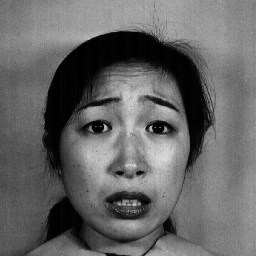
#> input picture 06Lab/JAFFE-[70,30]/train/Fear/KA.FE1.45.tiff, 256 x 256 px, found by its file name; its folder holds only this picture in this run
$ jupyter execute --allow-errors Assignment_02_FER.ipynb
#> lines starting #> are read from the running program, lines starting #| are printed output that depends on the picture
# Facial Expression Recognition using DeepLearning

## Imports

[cell 1]
import cv2
import numpy as np
import torch
import torch.nn as nn
import torchvision.transforms as transforms
from torchvision import models
from torch.utils.data import DataLoader
from torchvision.datasets import ImageFolder
import matplotlib.pyplot as plt
from sklearn.metrics import confusion_matrix, ConfusionMatrixDisplay, classification_report
from tensorflow import keras
from tensorflow.keras.models import Model
from tensorflow.keras.layers import Dense, Flatten, Dropout
from tensorflow.keras.preprocessing.image import ImageDataGenerator
from tensorflow.keras.applications import VGG16
import os
from tqdm import tqdm

[cell 2]
face_cascade = cv2.CascadeClassifier('../Data/haarcascade_frontalface_default.xml')

[cell 3]
# Define dataset paths
train_dir = '../Data/FER-2013/train'
test_dir = '../Data/FER-2013/test'
train_dir_cropped = '../Data/FER-2013-Cropped/train'
test_dir_cropped = '../Data/FER-2013-Cropped/test'
test_dir_ck = '../Data/CK+_Updated/test'
test_dir_jaffe = '../Data/assignment/jaffe'
test_dir_ck_cropped = '../Data/CK+_Updated/cropped'
test_dir_jaffe_cropped = '../Data/assignment/jaffeCropped'

#> (a cell that did not finish here is left out)

## Face Detection

[cell 5]
# [11 lines left out: function detect_face, not called in this run]

[cell 6]
def preprocess_dataset(src_root, dest_root, size=(224, 224)):

#> called with src_root = '../Data/FER-2013/train', dest_root = '../Data/FER-2013-Cropped/train', size = (224, 224)
    if not os.path.exists(dest_root):
        os.makedirs(dest_root, exist_ok=True)

    for category in os.listdir(src_root):
        src_path = os.path.join(src_root, category)
        dest_path = os.path.join(dest_root, category)

        if not os.path.isdir(src_path):
            continue

        if not os.path.exists(dest_path):
            os.makedirs(dest_path, exist_ok=True)

        print(f"Category: {category}")

        for img_name in tqdm(os.listdir(src_path)):
            img_path = os.path.join(src_path, img_name)
            save_path = os.path.join(dest_path, img_name)

            try:
                img = cv2.imread(img_path)
#> img is the input picture: shape (256, 256, 3); min 0, max 242, mean 102
                if img is None: continue

                gray = cv2.cvtColor(img, cv2.COLOR_BGR2GRAY)
                faces = face_cascade.detectMultiScale(gray, 1.1, 4)
#> faces = [[50, 65, 161, 161]]

                if len(faces) > 0:
                    faces = sorted(faces, key=lambda f: f[2] * f[3], reverse=True)
                    x, y, w, h = faces[0]
#> x = 50; y = 65; w = 161; h = 161
                    face_img = img[y:y+h, x:x+w]
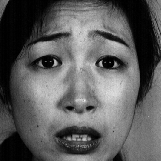
#> face_img: shape (161, 161, 3); min 0, max 242, mean 92.9
                else:
                    face_img = img

                face_img = cv2.resize(face_img, size)
#> face_img: shape (224, 224, 3)

                cv2.imwrite(save_path, face_img)
            except Exception as e:
                print(f"Error {img_name}: {e}")

[cell 7]
preprocess_dataset('../Data/FER-2013/train', train_dir_cropped)
#> (the rest of this cell did not finish here and is left out)


#> (a cell that did not finish here is left out)


$ run again, on 06Lab/JAFFE-[70,30]/train/Fear/KA.FE4.48.tiff
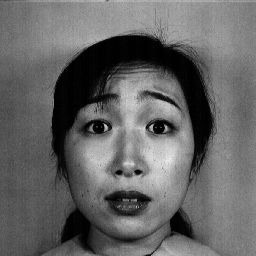
#> input picture 06Lab/JAFFE-[70,30]/train/Fear/KA.FE4.48.tiff, 256 x 256 px, found by its file name
#> in preprocess_dataset, img is the input picture: shape (256, 256, 3); min 0, max 235, mean 100.9
#> faces = [[49, 66, 164, 164]]
#> x = 49; y = 66; w = 164
#> in preprocess_dataset, `face_img = img[y:y+h, x:x+w]`:
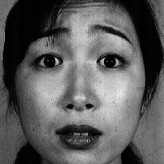
#> face_img: shape (164, 164, 3); min 0, max 235, mean 92.2

$ run again, on 06Lab/JAFFE-[70,30]/train/Fear/KL.FE1.174.tiff
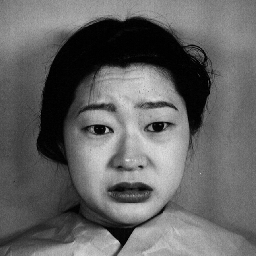
#> input picture 06Lab/JAFFE-[70,30]/train/Fear/KL.FE1.174.tiff, 256 x 256 px, found by its file name
#> in preprocess_dataset, img is the input picture: shape (256, 256, 3); min 0, max 230, mean 100.4
#> faces = [[52, 67, 157, 157]]
#> x = 52; y = 67; w = 157
#> in preprocess_dataset, `face_img = img[y:y+h, x:x+w]`:
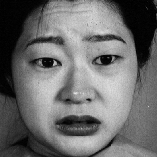
#> face_img: shape (157, 157, 3); min 0, max 230, mean 108.5
